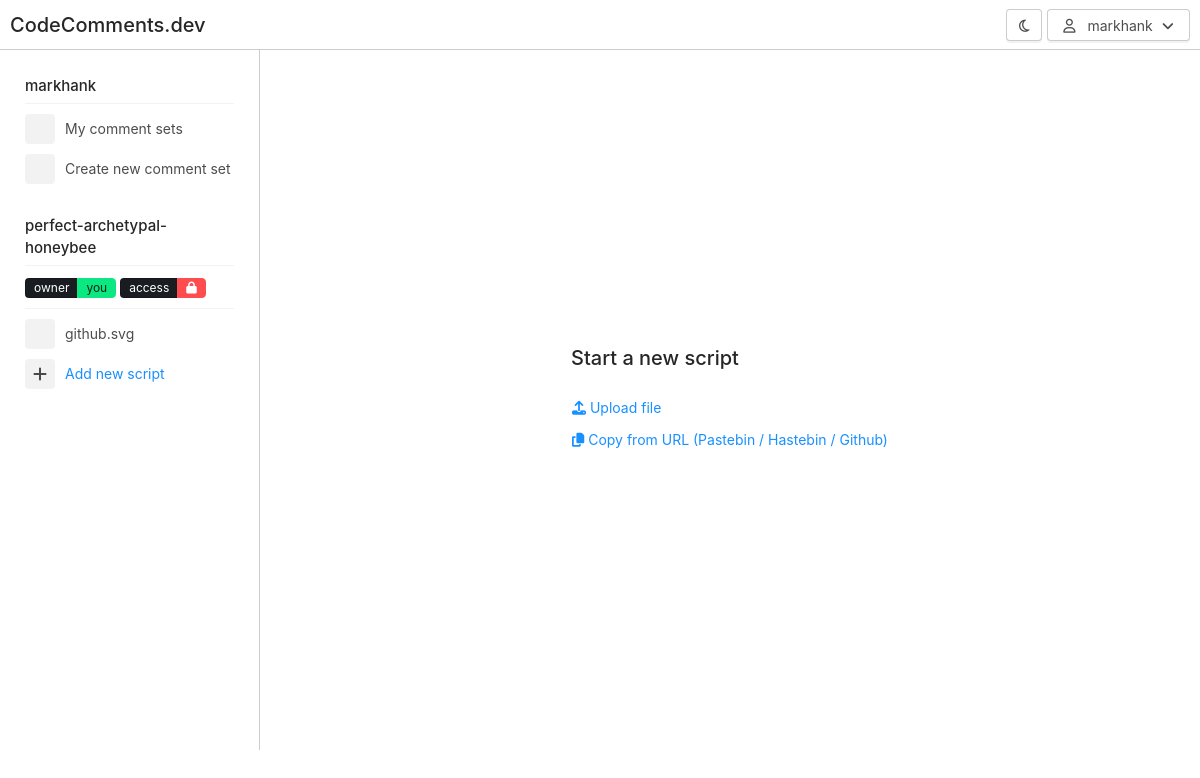
Screenshot of /perfect-archetypal-honeybee/new-script (signed in) with the database file from the repository.
### project/models.py (models this page shows, shortened)
class User(UserMixin, db.Model):
    id = db.Column(db.Integer, primary_key=True)
    email = db.Column(db.String(100))
    password = db.Column(db.String(100))
    username = db.Column(db.String(100), unique=True)
    is_superuser = db.Column(db.Boolean)
    verified = db.Column(db.Boolean)
    unique_setup_key = db.Column(db.String(30))
    snapshots = db.relationship('Snapshot', backref='owner', lazy=True)

class Snapshot(db.Model):
    id = db.Column(db.Integer, primary_key=True)
    unique_reference = db.Column(db.String(100))
    nickname = db.Column(db.String(100))
    repo_author = db.Column(db.String(50))
    repo_name = db.Column(db.String(100))
    url = db.Column(db.String(300))
    owner_id = db.Column(db.ForeignKey('user.id'))
    @property
    def restricted(self):
        if self.owner_id == None:
            return False
        else:
            return True
    date_snapped = db.Column(db.DateTime)
    date_last_comment = db.Column(db.DateTime)
    @property
    def display_name(self):
        if self.nickname == None:
            return self.unique_reference
        else:
            return self.nickname
    gists = db.relationship('Gist', backref='snapshot', lazy=True)

class Gist(db.Model):
    id = db.Column(db.Integer, primary_key=True)
    snapshot_id = db.Column(db.ForeignKey('snapshot.id'), nullable = False)
    filename = db.Column(db.String(50))
    url = db.Column(db.String(300))
    downloaded = db.Column(db.Boolean, default=True)
    file_type = db.Column(db.String(20))
    lines = db.relationship('Line', backref='gist', lazy=True)
    comments = db.relationship('Comment', backref='gist', lazy=True)

### project/main.py (the view, shortened to what this page needs)
@main.route('/<snapshot_unique_reference>/')
@main.route('/<snapshot_unique_reference>/<filename>')
def show_snapshot(snapshot_unique_reference, filename = None):
    snapshot = Snapshot.query.filter_by(unique_reference = snapshot_unique_reference).first_or_404()
    if filename == "new-script":
        return render_template('upload.html', snapshot=snapshot, gist=None)

### project/__init__.py (called while the page is built)
@login_manager.user_loader
def load_user(user_id):
    return User.query.get(int(user_id))

### project/templates/upload.html (shortened to what this page needs)
{% extends "base.html" %}
{% block stylesheets %}
<link href="https://releases.transloadit.com/uppy/v1.29.1/uppy.min.css" rel="stylesheet">
{% endblock%}
{% block content %}
<div class="content-wrapper">
  <div class="w-full h-full d-flex align-items-center justify-content-center">
    <div class="content">
      <h1 class="content-title">Start a new script</h1>
      <div>
        <a href="#" onclick="halfmoon.toggleModal('modal-upload-file')" class="btn btn-link px-0"><i class="fas fa-upload"></i> Upload file</a>
      </div>
      <div>
        <a href="#modal-pastebin" class="btn btn-link px-0"><i class="fas fa-copy"></i> Copy from URL (Pastebin / Hastebin / Github)</a>
      </div>
    </div>
  </div>
</div>
{% endblock %}

### project/templates/navbar.html (shortened to what this page needs)
<nav class="navbar">
<a href="#" class="navbar-brand">
  CodeComments.dev
</a>
  <div class="navbar-content ml-auto">
      <button class="btn btn-action mr-5" type="button" onclick="toggle_dark()">
        <i class="fa fa-moon-o" aria-hidden="true"></i>
      </button>
      {% if current_user.is_authenticated %}
        <div class="dropdown with-arrow">
          <button class="btn" data-toggle="dropdown" type="button" id="..." aria-haspopup="true" aria-expanded="false">
              <i class="far fa-user"></i>&nbsp&nbsp {{ current_user.username }} <i class="fa fa-angle-down ml-5" aria-hidden="true"></i>
          </button>
        </div>
      {% endif %}
  </div>
</nav>

### project/templates/sidebar.html (shortened to what this page needs)
<div class="sidebar">
    <div class="sidebar-menu">
        {% if current_user.is_authenticated %}
        <h5 class="sidebar-title">{{ current_user.username }}</h5>
        <div class="sidebar-divider"></div>
        <a href="{{ url_for('auth_blueprint.profile') }}" class="sidebar-link sidebar-link-with-icon"><span class="sidebar-icon"></span> My comment sets</a>
        {% endif %}
        <a href="{{ url_for('main_blueprint.new') }}" class="sidebar-link sidebar-link-with-icon"><span class="sidebar-icon"></span> Create new comment set</a>
        <br>
      <h5 class="sidebar-title">
          {% if snapshot.unique_reference %}
            {{snapshot.display_name}}
          {% else %}
            Empty comment set
          {% endif %}</h5>
      <div class="sidebar-divider"></div>
        {% if snapshot %}
        <div class="sidebar-link">
        <a href="#" class="badge-group" role="group" aria-label="...">
          <span class="badge bg-dark text-white">owner</span>
          {% if snapshot.owner_id == None %}
            <span class="badge badge-danger" data-toggle="tooltip" data-title="This comment set is not owned by anyone - click to claim it" data-placement="bottom" onclick="halfmoon.toggleModal('modal-claim-ownership')">?</span>
          {% else %}
            {% if snapshot.owner_id == current_user.id %}
                <span class="badge badge-success" data-toggle="tooltip" data-title="This comment set is owned by you" data-placement="bottom">you</span>
            {% else %}
                <span class="badge badge-primary" data-toggle="tooltip" data-title="This comment set is owned by another user" data-placement="bottom">owned</span>
            {% endif %}
          {% endif %}
        </a>
        <a href="#" class="badge-group" role="group" aria-label="...">
          <span class="badge bg-dark text-white">access</span>
          {% if snapshot.restricted %}
            <span class="badge badge-danger" data-toggle="tooltip" data-title="This comment set can only be edited by the owner" data-placement="bottom"><i class="fas fa-lock"></i></span>
          {% else %}
            <span class="badge badge-success" data-toggle="tooltip" data-title="This comment set can be edited by anyone with the url" data-placement="bottom"><i class="fas fa-lock-open" onclick="halfmoon.toggleModal('modal-claim-ownership')"></i></span>
          {% endif %}
        </a>
        </div>
        <div class="sidebar-divider"></div>
        {% endif %}
        {% for row in snapshot.gists %}
        {% if row.filename == gist.filename %}
            <a href="{{ url_for('main_blueprint.show_snapshot', snapshot_unique_reference=snapshot.unique_reference, filename=row.filename) }}" class="sidebar-link active sidebar-link-with-icon"><span class="sidebar-icon"><i class="lni lni-{{row.file_type}}"></i></span> {{row.filename}}</a>
        {% else %}
            <a href="{{ url_for('main_blueprint.show_snapshot', snapshot_unique_reference=snapshot.unique_reference, filename=row.filename) }}" class="sidebar-link sidebar-link-with-icon"><span class="sidebar-icon"><i class="lni lni-{{row.file_type}}"></i></span> {{row.filename}}</a>
        {% endif %}
        {% endfor %}
        {% if not snapshot or snapshot.restricted == false or snapshot.owner_id == current_user.id %}
            {% if gist %}
            <a href="new-script" class="sidebar-link sidebar-link-with-icon"><span class="sidebar-icon"><i class="fas fa-plus"></i></span> Add new script</a>
            {% else %}
            <a href="new-script" class="sidebar-link active sidebar-link-with-icon"><span class="sidebar-icon"><i class="fas fa-plus"></i></span> Add new script</a>
            {% endif %}
        {% endif %}
      <br />
    </div>
</div>
<a href="#" class="sidebar-link sidebar-link-with-icon">
                    <span class="sidebar-icon">
                    </span>
                </a>

### rows the page displays
User: username "markhank"
Snapshot: display_name "perfect-archetypal-honeybee"
Gist: filename "github.svg"
